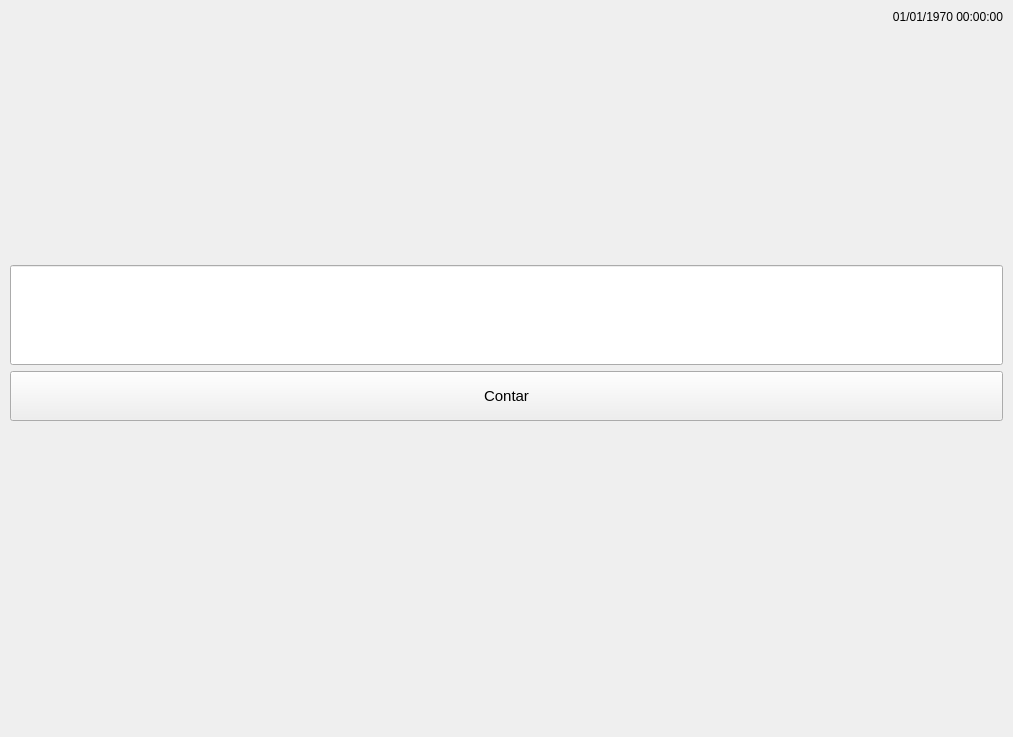
<?xml version="1.0" encoding="UTF-8"?>
<ui version="4.0">
 <class>MainWindow</class>
 <widget class="QMainWindow" name="MainWindow">
  <property name="geometry">
   <rect>
    <x>0</x>
    <y>0</y>
    <width>1013</width>
    <height>737</height>
   </rect>
  </property>
  <property name="windowTitle">
   <string>Sample Widget</string>
  </property>
  <widget class="QWidget" name="centralwidget">
   <layout class="QVBoxLayout" name="verticalLayout_2">
    <property name="leftMargin">
     <number>0</number>
    </property>
    <property name="topMargin">
     <number>0</number>
    </property>
    <property name="rightMargin">
     <number>0</number>
    </property>
    <property name="bottomMargin">
     <number>0</number>
    </property>
    <item>
     <layout class="QHBoxLayout" name="horizontalLayout">
      <property name="spacing">
       <number>10</number>
      </property>
      <property name="sizeConstraint">
       <enum>QLayout::SizeConstraint::SetDefaultConstraint</enum>
      </property>
      <property name="leftMargin">
       <number>10</number>
      </property>
      <property name="topMargin">
       <number>10</number>
      </property>
      <property name="rightMargin">
       <number>10</number>
      </property>
      <property name="bottomMargin">
       <number>10</number>
      </property>
      <item>
       <widget class="QLabel" name="lblDataHora">
        <property name="layoutDirection">
         <enum>Qt::LayoutDirection::LeftToRight</enum>
        </property>
        <property name="text">
         <string>01/01/1970 00:00:00</string>
        </property>
        <property name="alignment">
         <set>Qt::AlignmentFlag::AlignRight|Qt::AlignmentFlag::AlignTrailing|Qt::AlignmentFlag::AlignVCenter</set>
        </property>
       </widget>
      </item>
     </layout>
    </item>
    <item>
     <spacer name="verticalSpacer">
      <property name="orientation">
       <enum>Qt::Orientation::Vertical</enum>
      </property>
      <property name="sizeHint" stdset="0">
       <size>
        <width>20</width>
        <height>40</height>
       </size>
      </property>
     </spacer>
    </item>
    <item>
     <layout class="QVBoxLayout" name="verticalLayout">
      <property name="leftMargin">
       <number>10</number>
      </property>
      <property name="topMargin">
       <number>10</number>
      </property>
      <property name="rightMargin">
       <number>10</number>
      </property>
      <property name="bottomMargin">
       <number>10</number>
      </property>
      <item>
       <widget class="QLineEdit" name="ledContador">
        <property name="minimumSize">
         <size>
          <width>0</width>
          <height>100</height>
         </size>
        </property>
        <property name="alignment">
         <set>Qt::AlignmentFlag::AlignCenter</set>
        </property>
       </widget>
      </item>
      <item>
       <widget class="QPushButton" name="pbtContar">
        <property name="minimumSize">
         <size>
          <width>0</width>
          <height>50</height>
         </size>
        </property>
        <property name="font">
         <font>
          <pointsize>11</pointsize>
         </font>
        </property>
        <property name="text">
         <string>Contar</string>
        </property>
       </widget>
      </item>
     </layout>
    </item>
    <item>
     <spacer name="verticalSpacer_2">
      <property name="orientation">
       <enum>Qt::Orientation::Vertical</enum>
      </property>
      <property name="sizeHint" stdset="0">
       <size>
        <width>20</width>
        <height>306</height>
       </size>
      </property>
     </spacer>
    </item>
   </layout>
  </widget>
 </widget>
 <resources/>
 <connections/>
</ui>
